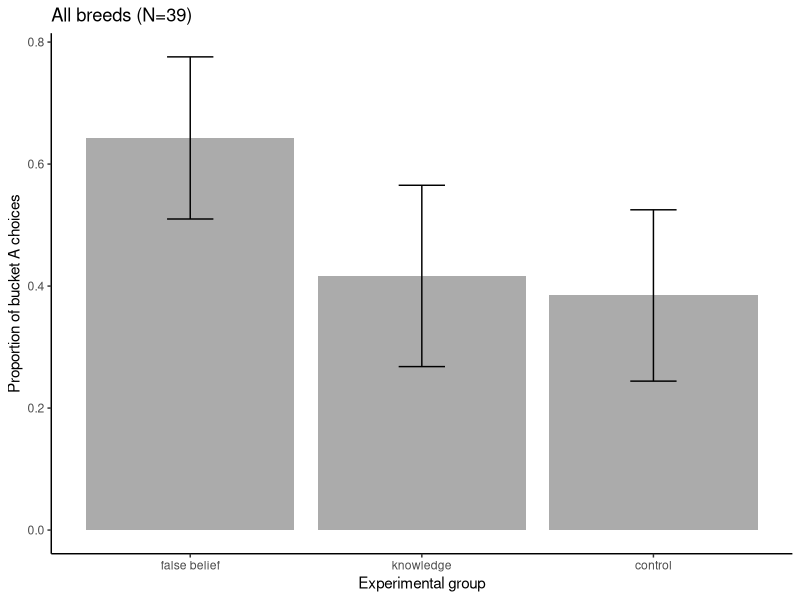
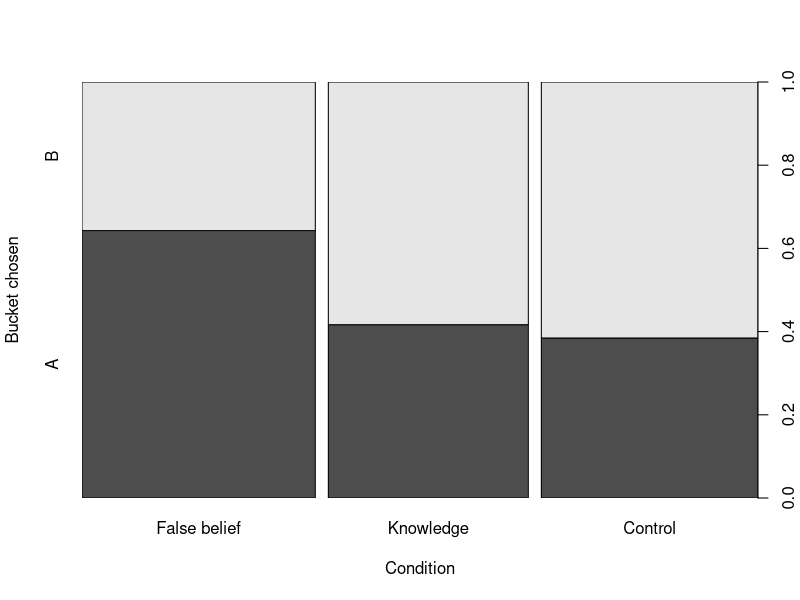

The R script that drew these images, in order:
## ---- chunk 1
library(tidyverse)
library(ggplot2)
## ---- chunk 2
xdata <- read.csv("data/tested_dogs.csv", header = TRUE) %>% 
  na.omit %>% 
  mutate(choice_letter = as.factor(choice_letter)) %>% 
  mutate(condition = as.factor(condition)) %>% 
  mutate(age_months=as.numeric(age_months))
## ---- chunk 3
##nr. dogs choosing bucket A and B overall
table(xdata$choice_letter)

##proportions relative to the whole sample
mean(xdata$choice_letter=="A")
mean(xdata$choice_letter=="B")

##nr. dogs choosing bucket A and B in each condition
table(xdata$condition, xdata$choice_letter)

##proportions relative to the different conditions
fb_subset <- xdata[xdata$condition == "false_belief", ]
know_subset <- xdata[xdata$condition == "knowledge", ]
ctr_subset <- xdata[xdata$condition == "control", ]
mean(fb_subset$choice_letter=="A")
mean(know_subset$choice_letter=="A")
mean(ctr_subset$choice_letter=="A")

#experimenters (communicator and hider)
table(xdata$condition, xdata$communicator)
table(xdata$condition, xdata$hider)

#age
mean(fb_subset$age_months)
mean(know_subset$age_months)
mean(ctr_subset$age_months)
## ---- chunk 4
#table with descriptive stats for plotting
plot.data <- xdata %>%
  mutate(choice = ifelse(choice_letter == "A", 1, 0)) %>%
  mutate(condition = fct_relevel(
    fct_recode(
      condition,
      "false belief" = "false_belief",
      "knowledge" = "knowledge",
      "control" = "control"
    ),
    "false belief",
    "knowledge",
    "control"
  )) %>% #specify order of factor levels for factor_relevel
  group_by(condition) %>%
  summarise(
    mean.choiceA = mean(choice),
    sd.choiceA = sd(choice),
    n.choseA = sum(choice),
    median.choiceA = median(choice),
    n.tested.per.cond = length(choice),
    se.choiceA = sd(choice) / sqrt(length(choice))
  )

plot.data

##barplot of choices by experimental group

p.choice <- ggplot(data = plot.data, aes(x = condition, y = mean.choiceA)) +
  geom_bar(stat = "identity", alpha = 0.5) +
  geom_errorbar(aes(ymin = mean.choiceA - se.choiceA, ymax = mean.choiceA + #error bars represent standard error
                      se.choiceA),
                width = .2) +
  #ylim(0,0.8)+
  #geom_signif(comparisons=list(c("False Belief", #"Knowledge")), annotations="*",
  #             y_position = 0.75, tip_length = 0.04, #vjust=0.4) +
  theme_classic() +
  labs(x = "Experimental group", y = "Proportion of bucket A choices")+
  ggtitle("All breeds (N=39)")

p.choice
 
#saving the plot with ggsave
# ggsave(
#   "./graphs/bucket_A_choices_BC.png",
#   plot = last_plot(),
#   device = NULL,
#  # path = "C:/Users/lonardol/Desktop/False Belief experiment/FB_2_follow_up/Graphs/Border Collies",
#   scale = 0.8,
#   width = 7,
#   height = 6,
#   #units = c("in", "cm", "mm"),
#   dpi = 320,
#   limitsize = TRUE
# )
## ---- chunk 5
#mosaic plot to visualize also bucket B choices
mosaic.plot.data  <- xdata %>%
  mutate(choice_letter = fct_relevel(choice_letter, "B", "A")) %>%
  mutate(condition = fct_relevel(
    fct_recode(
      condition,
      "False belief" = "false_belief",
      "Knowledge" = "knowledge",
      "Control" = "control"
    ),
    "False belief",
    "Knowledge",
    "Control"
  )) #specify order of factor levels for factor_relevel

plot(mosaic.plot.data$condition,mosaic.plot.data$choice_letter,
  xlab = "Condition",
  ylab = "Bucket chosen")


#saving the plot with ggsave
# ggsave(
#   "./graphs/bucket_A_choices_BC.png",
#   plot = last_plot(),
#   device = NULL,
#  # path = "C:/Users/lonardol/Desktop/False Belief experiment/FB_2_follow_up/Graphs/Border Collies",
#   scale = 0.8,
#   width = 7,
#   height = 6,
#   #units = c("in", "cm", "mm"),
#   dpi = 320,
#   limitsize = TRUE
# )
